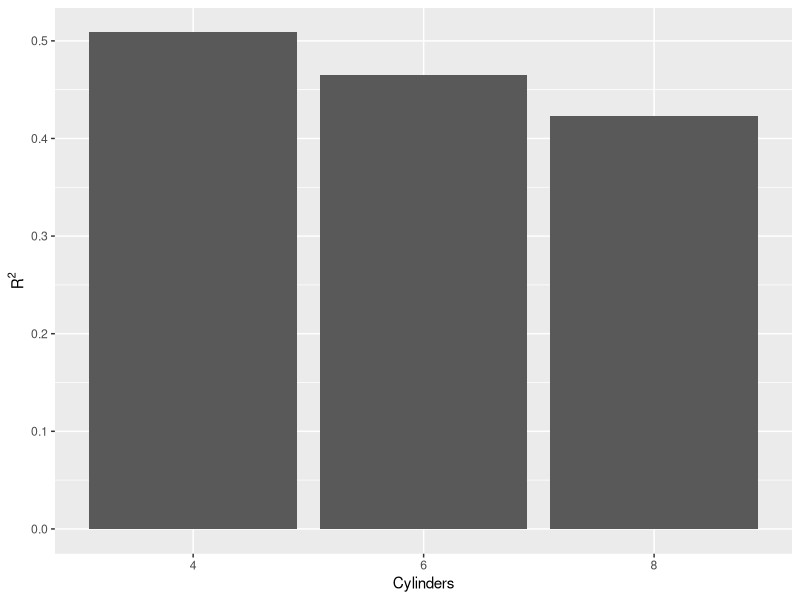

Write the R code that produced this figure.
## ---- chunk 1
knitr::opts_chunk$set(echo = TRUE)

library(tidyverse)
## ---- chunk 2
Census_2011 <- read_csv("./Census_2011.csv")

## ---- chunk 3
y <- list("Canada", 32500, TRUE, 1L)
str(y)
## ---- chunk 4
z <- list(list("Canada", 32500), list(TRUE, 1L) )
str(z)
## ---- chunk 5
#dataframe of a .csv derived dataset:

census_small_df <- Census_2011[,3:10]
typeof(census_small_df)

#tibble of a .csv-derived dataset

census_small <- as.tibble(census_small_df)

typeof(census_small)

## ---- chunk 6
(nested_census <- census_small %>% 
  group_by(PRNAME) %>%
  nest())
## ---- chunk 7
nested_census$data[[5]]
## ---- chunk 8
1:10 %>%
  map(rnorm, n = 10)
## ---- chunk 9
1:10 %>%
  map(rnorm, n = 10) %>%
  map_dbl(mean)
## ---- chunk 10
(model_summary <- mtcars %>% 
  group_by(cyl) %>% 
  nest() %>% 
  mutate(
    model = map(data, ~lm(mpg ~ wt, data = .)),
    model_summaries = map(model, broom::glance),
    model_coef = map(model, broom::tidy))
)

## ---- chunk 11
model_summary %>% 
  unnest(model_summaries, .drop = TRUE)

## ---- chunk 12
model_summary %>% 
  unnest(model_summaries, .drop = TRUE) %>% 
  ggplot(aes(x = factor(cyl), y = r.squared)) +
  geom_bar(stat = "identity") +
  labs(x = "Cylinders", y = expression(R^{2}))
